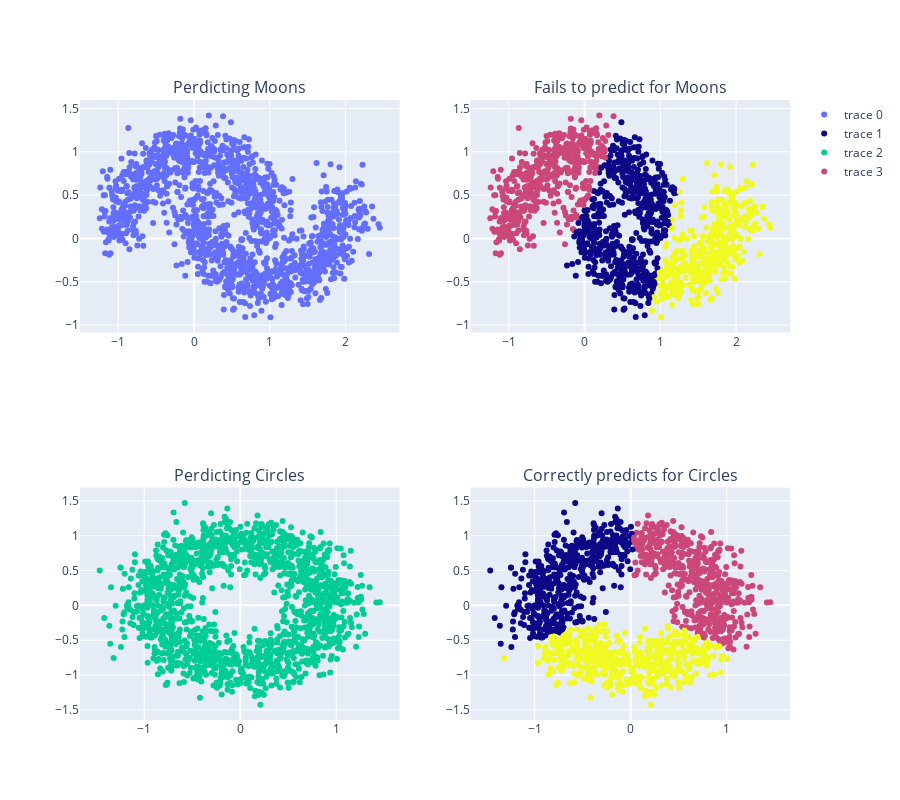

The notebook cell saved with this chart:
### Markdown cell above
<br/>

##### K Means generalizes to clusters of different shapes and sizes, such as **elliptical clusters** but is not able to generalize for **non-hyper spherical or elliptical** datasets.

### Code cell
noise = 0.175

fig = make_subplots(
    rows=2,
    cols=2,
    subplot_titles=(
        "Perdicting Moons",
        "Fails to predict for Moons",
        "Perdicting Circles",
        "Correctly predicts for Circles",
    ),
)

x1, _ = make_moons(n_samples=n_samples, random_state=random_state, noise=noise)

fig.add_trace(go.Scatter(x=x1[:, 0], y=x1[:, 1], mode="markers"), row=1, col=1)

y_pred = KMeans(n_clusters=3, random_state=random_state).fit_predict(x1)
fig.add_trace(
    go.Scatter(
        x=x1[:, 0],
        y=x1[:, 1],
        mode="markers",
        marker=dict(color=y_pred),
    ),
    row=1,
    col=2,
)

x2, _ = make_circles(n_samples=n_samples, random_state=random_state, noise=noise)

fig.add_trace(go.Scatter(x=x2[:, 0], y=x2[:, 1], mode="markers"), row=2, col=1)

y_pred = KMeans(n_clusters=3, random_state=random_state).fit_predict(x2)
fig.add_trace(
    go.Scatter(
        x=x2[:, 0],
        y=x2[:, 1],
        mode="markers",
        marker=dict(color=y_pred),
    ),
    row=2,
    col=2,
)

fig.update_layout(height=800)

fig.show()

### Figure 1 — Plotly figure (JSON) as saved in the notebook; plotly's stock layout.template omitted (floating-point values rounded to 4 significant figures; data arrays with more than 128 entries replaced by an {"elided": "..."} marker saying what was removed)
{"data": [{"mode": "markers", "type": "scatter", "x": {"elided": "1500 float values"}, "xaxis": "x", "y": {"elided": "1500 float values"}, "yaxis": "y"}, {"marker": {"color": {"elided": "1500 int values"}}, "mode": "markers", "type": "scatter", "x": {"elided": "1500 float values"}, "xaxis": "x2", "y": {"elided": "1500 float values"}, "yaxis": "y2"}, {"mode": "markers", "type": "scatter", "x": {"elided": "1500 float values"}, "xaxis": "x3", "y": {"elided": "1500 float values"}, "yaxis": "y3"}, {"marker": {"color": {"elided": "1500 int values"}}, "mode": "markers", "type": "scatter", "x": {"elided": "1500 float values"}, "xaxis": "x4", "y": {"elided": "1500 float values"}, "yaxis": "y4"}], "layout": {"annotations": [{"font": {"size": 16}, "showarrow": false, "text": "Perdicting Moons", "x": 0.225, "xanchor": "center", "xref": "paper", "y": 1, "yanchor": "bottom", "yref": "paper"}, {"font": {"size": 16}, "showarrow": false, "text": "Fails to predict for Moons", "x": 0.775, "xanchor": "center", "xref": "paper", "y": 1, "yanchor": "bottom", "yref": "paper"}, {"font": {"size": 16}, "showarrow": false, "text": "Perdicting Circles", "x": 0.225, "xanchor": "center", "xref": "paper", "y": 0.375, "yanchor": "bottom", "yref": "paper"}, {"font": {"size": 16}, "showarrow": false, "text": "Correctly predicts for Circles", "x": 0.775, "xanchor": "center", "xref": "paper", "y": 0.375, "yanchor": "bottom", "yref": "paper"}], "height": 800, "xaxis": {"anchor": "y", "domain": [0, 0.45]}, "xaxis2": {"anchor": "y2", "domain": [0.55, 1]}, "xaxis3": {"anchor": "y3", "domain": [0, 0.45]}, "xaxis4": {"anchor": "y4", "domain": [0.55, 1]}, "yaxis": {"anchor": "x", "domain": [0.625, 1]}, "yaxis2": {"anchor": "x2", "domain": [0.625, 1]}, "yaxis3": {"anchor": "x3", "domain": [0, 0.375]}, "yaxis4": {"anchor": "x4", "domain": [0, 0.375]}}}
